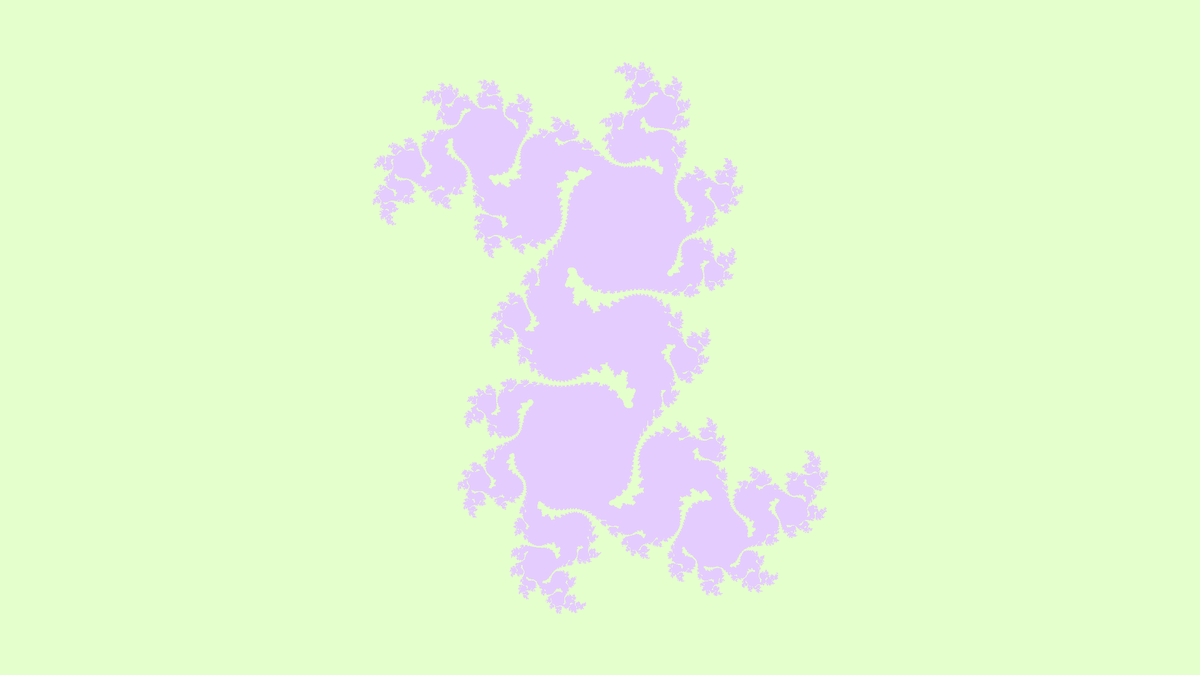
Frame 1 (no input)
Frame 60 (the mouse pressed at the canvas centre just before this capture): identical to frame 1, image omitted
Frame 120 (the mouse held since frame 60 and released just before this capture): identical to frame 1, image omitted

The Processing sketch that drew this single still picture (run headless with seeded random() and noise(); from frame 60 on, the mouse is pressed at the canvas centre):

// Processing sketch: I
// ── I.pde

//Assignment was done by watching a video and help from peer.
//link: https://www.youtube.com/watch?v=fAsaSkmbF5s


void setup() {
  size(1920, 1080);
  colorMode(RGB, 255);
}

void draw() {

  float ca =  0.355534;
  float cb = - 0.337292;

  background(255);

  float w = 5;
  float h = (w * height) / width;

  float xmin = -w / 2;
  float ymin = -h / 2;

  loadPixels();

 int maxiterations = 100;

  float xmax = xmin + w;

  float ymax = ymin + h;

  float dx = (xmax - xmin) / width;
  float dy = (ymax - ymin) / height;

  float y = ymin;
  for (int j = 0; j < height; j++) {
    
    float x = xmin;
    for (int i = 0; i < width; i++) {
     
      float a = x;
      float b = y;
      int n = 0;
      while (n < maxiterations) { 
        float aa = a*a;
        float bb = b*b;
       
        if (aa + bb > 4.0) {
          break; 
        }
       float twoab = 2.0* a* b;
        a = aa - bb + ca;
        b = twoab + cb;
        n++;
      }
      if (n == maxiterations) {
        pixels[i+j*width] = color(229, 204, 255);
      } else {
       pixels[i+j*width] = color(229,255,204);
      }
      x += dx;
    }
    y += dy;
  }
  updatePixels();
}
